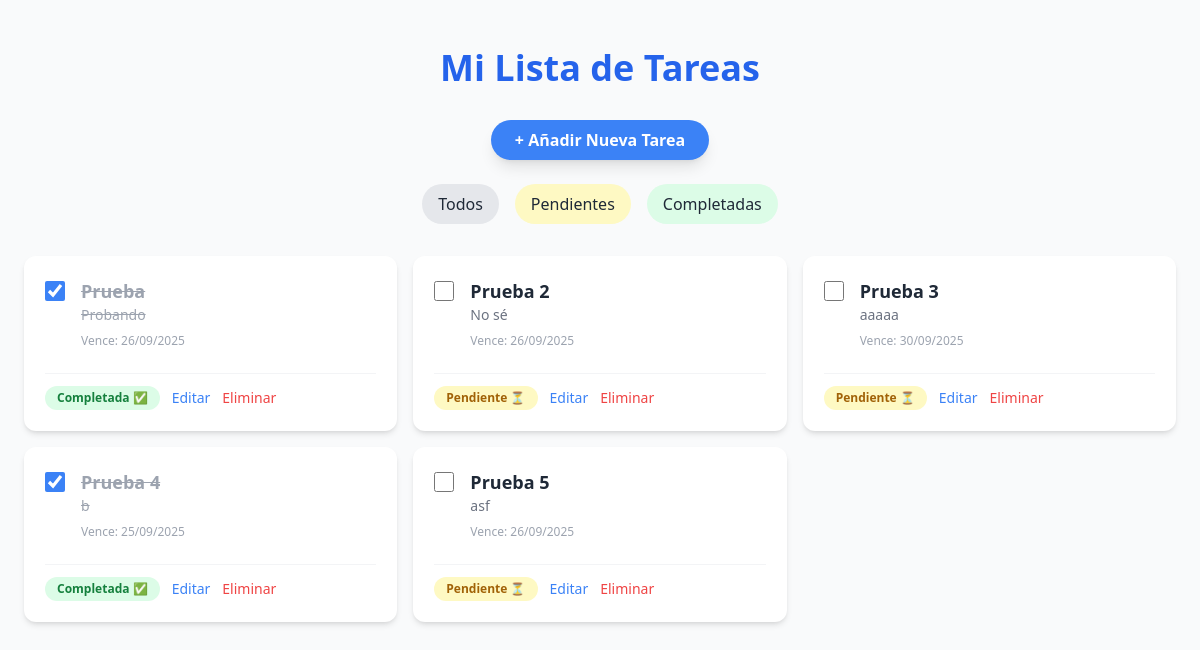
Screenshot of / (signed in) with the database file from the repository.
### todos/models.py (models this page shows, shortened)
class Todo(models.Model):
    name = models.CharField(max_length=200, blank=False)
    description = models.TextField(blank=False)
    is_done = models.BooleanField(default=False)
    due_date = models.DateField(null=True, blank=True)
    user = models.ForeignKey(User, on_delete=models.CASCADE)

### todos/views.py (the view)
# urls.py: path('', views.todo_list, name='todo_list'),
@login_required
def todo_list(request):
    status = request.GET.get("status")
    todos = Todo.objects.filter(user=request.user)
    if status == "done":
        todos = todos.filter(is_done=True)
    elif status == "pending":
        todos = todos.filter(is_done=False)
    return render(request, "todos/todo_list.html", {"todos": todos})

### todos/templates/todos/todo_list.html (shortened to what this page needs)
<!DOCTYPE html>
<html lang="es">
  <head>
    <script src="https://cdn.tailwindcss.com"></script>
  </head>
  <body class="bg-gray-50 text-gray-800 min-h-screen flex flex-col items-center p-6 font-sans">
    <header class="w-full max-w-7xl text-center py-6">
      <h1 class="text-4xl font-extrabold text-blue-600 mb-2">Mi Lista de Tareas</h1>
    </header>
    <main class="w-full max-w-7xl">
      <div class="mb-6 text-center">
        <a href="{% url 'todo_create' %}" class="inline-block bg-blue-500 hover:bg-blue-600 text-white font-semibold py-2 px-6 rounded-full shadow-lg transition-transform transform hover:scale-105">
          + Añadir Nueva Tarea
        </a>
      </div>
      <div class="flex justify-center gap-4 mb-8">
        <a href="{% url 'todo_list' %}"
          class="px-4 py-2 rounded-full bg-gray-200 hover:bg-gray-300 font-medium">
          Todos
        </a>
        <a href="{% url 'todo_list' %}?status=pending"
          class="px-4 py-2 rounded-full bg-yellow-100 hover:bg-yellow-200 font-medium">
          Pendientes
        </a>
        <a href="{% url 'todo_list' %}?status=done"
          class="px-4 py-2 rounded-full bg-green-100 hover:bg-green-200 font-medium">
          Completadas
        </a>
      </div>
      <ul class="w-full grid gap-4 sm:grid-cols-1 md:grid-cols-2 lg:grid-cols-3 xl:grid-cols-4">
        {% for todo in todos %}
          <li class="bg-white rounded-xl shadow-md p-5 transition-all duration-200 ease-in-out hover:shadow-lg hover:border-blue-300 border border-transparent flex flex-col justify-between">
            <div class="flex items-start space-x-4 mb-3 w-full">
              <input type="checkbox"
                     class="todo-check w-5 h-5 accent-blue-500 rounded-md transition-all duration-200 cursor-pointer flex-shrink-0 mt-1"
                     data-id="{{ todo.id }}"
                     data-url="{% url 'todo_toggle_done' todo.id %}"
                     {% if todo.is_done %}checked{% endif %}>
              <div class="flex-grow min-w-0">
                <strong class="text-lg font-bold block {% if todo.is_done %}text-gray-400 line-through{% else %}text-gray-800{% endif %}">
                  {{ todo.name }}
                </strong>
                <p class="text-sm block {% if todo.is_done %}text-gray-400 line-through{% else %}text-gray-500{% endif %}">
                  {{ todo.description }}
                </p>
                {% if todo.due_date %}
                  <p class="text-xs text-gray-400 mt-2">
                    Vence: {{ todo.due_date|date:"d/m/Y" }}
                  </p>
                {% endif %}
              </div>
            </div>
            <div class="flex items-center space-x-3 text-sm flex-shrink-0 pt-3 border-t border-gray-100 mt-3">
              <span class="todo-status px-3 py-1 rounded-full font-semibold text-xs {% if todo.is_done %}bg-green-100 text-green-700{% else %}bg-yellow-100 text-yellow-700{% endif %}">
                {% if todo.is_done %}Completada ✅{% else %}Pendiente ⏳{% endif %}
              </span>
              <a href="{% url 'todo_edit' todo.id %}" class="text-blue-500 hover:text-blue-700 font-medium">
                Editar
              </a>
              <a href="{% url 'todo_delete' todo.id %}" class="text-red-500 hover:text-red-700 font-medium">
                Eliminar
              </a>
            </div>
          </li>
        {% empty %}
          <li class="bg-white rounded-xl shadow-md text-gray-400 text-center py-8 col-span-full">
            <p class="mb-2">Parece que no hay tareas por aquí. 😌</p>
            <p class="text-sm">¡Empieza a organizarte añadiendo una nueva!</p>
          </li>
        {% endfor %}
      </ul>
    </main>
  </body>
</html>

### rows the page displays
Todo: is_done "☑", name "Prueba", description "Probando", due_date "26/09/2025", shows "Completada ✅"
Todo: name "Prueba 2", description "No sé", due_date "26/09/2025", shows "Pendiente ⏳"
Todo: name "Prueba 3", description "aaaaa", due_date "30/09/2025", shows "Pendiente ⏳"
Todo: is_done "☑", name "Prueba 4", description "b", due_date "25/09/2025", shows "Completada ✅"
Todo: name "Prueba 5", description "asf", due_date "26/09/2025", shows "Pendiente ⏳"
